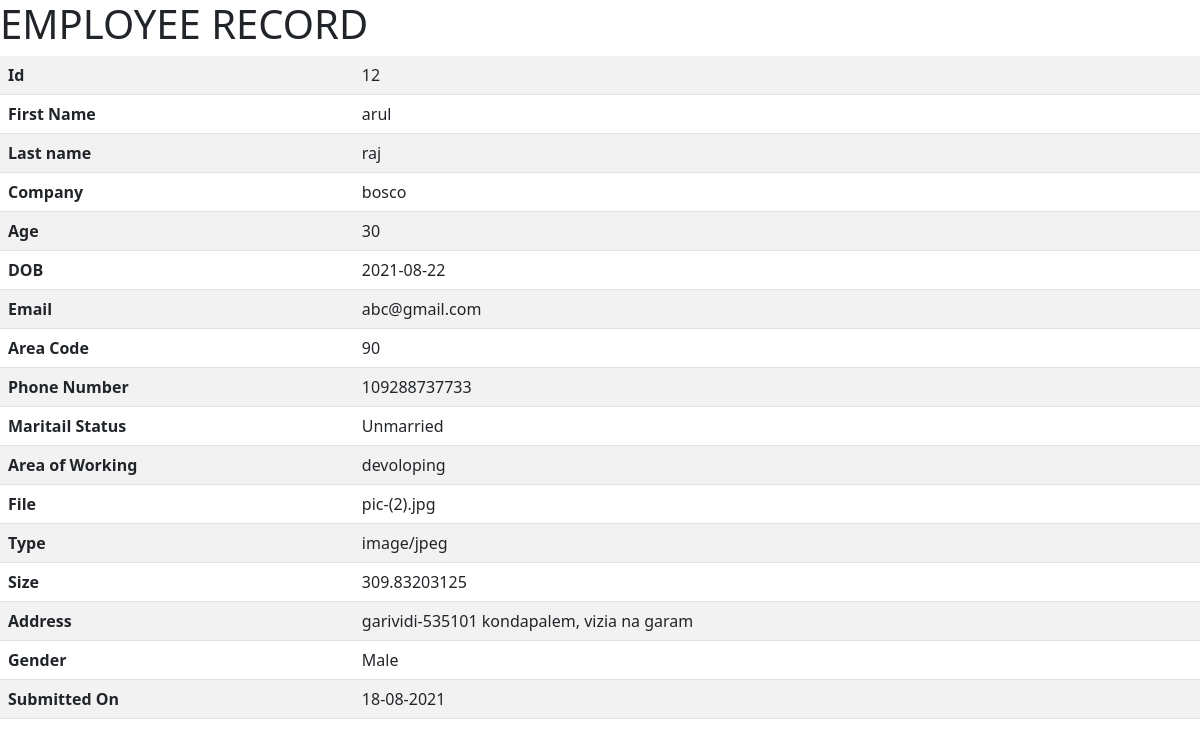
The app's page /viewemployee.php?id=12 with its own data.
### tables this page shows
CREATE TABLE `employees` (
  `id` int(25) NOT NULL,
  `first_name` varchar(100) NOT NULL,
  `last_name` varchar(100) NOT NULL,
  `company` varchar(100) NOT NULL,
  `age` varchar(10) NOT NULL,
  `dob` varchar(25) NOT NULL,
  `email` varchar(100) NOT NULL,
  `area_code` varchar(10) NOT NULL,
  `phone` varchar(25) NOT NULL,
  `maritail_status` varchar(25) NOT NULL,
  `areaof_working` varchar(100) NOT NULL,
  `file` varchar(100) NOT NULL,
  `type` varchar(100) NOT NULL,
  `size` varchar(100) NOT NULL,
  `address` varchar(100) NOT NULL,
  `gender` varchar(100) NOT NULL,
  `created_on` timestamp NULL DEFAULT current_timestamp()
);

### viewemployee.php (the view, shortened to what this page needs)
<?php
include ('dbconnection.php');
$id=$_GET['id'];
$ret = mysqli_query($con,"select * from employees where id= $id ");
$count = mysqli_num_rows($ret);
if($count > 0){
while ($row=mysqli_fetch_array($ret)) {
?>
<html>
<head>
<link href="https://cdn.jsdelivr.net/npm/bootstrap@5.1.0/dist/css/bootstrap.min.css" rel="stylesheet">
</head>
<body>
    <h1>EMPLOYEE RECORD</h1>
<table class="table table-striped" width="50%" height="50%">
            <tr>
            <th>Id</th>
            <td><?php echo $row['id']; ?></td>
            </tr>
            <tr>
            <th>First Name</th>
            <td><?php echo $row['first_name']; ?></td>
            </tr>
            <tr>
            <th>Last name</th>
            <td><?php echo $row['last_name']; ?></td>
            </tr>
            <tr>
            <th>Company</th>
            <td><?php echo $row['company']; ?></td>
            </tr>
            <tr>
            <th>Age</th>
            <td><?php echo $row['age']; ?></td>
            </tr>
            <tr>
            <th>DOB</th>
            <td><?php echo $row['dob']; ?></td>
            </tr>
            <tr>
            <th>Email</th>
            <td><?php echo $row['email']; ?></td>
            </tr>
            <tr>
            <th>Area Code</th>
            <td><?php echo $row['area_code']; ?></td>
            </tr>
            <tr>
            <th>Phone Number</th>
            <td><?php echo $row['phone']; ?></td>
            </tr>
            <tr>
            <th>Maritail Status</th>
            <td><?php echo $row['maritail_status']; ?></td>
            </tr>
            <tr>
            <th>Area of Working</th>
            <td><?php echo $row['areaof_working']; ?></td>
            </tr>
            <tr>
            <th>File</th>
            <td><?php echo $row['file']; ?></td>
            </tr>
            <tr>
            <th>Type</th>
            <td><?php echo $row['type']; ?></td>
            </tr>
            <tr>
            <th>Size</th>
            <td><?php echo $row['size']; ?></td>
            </tr>
            <tr>
            <th>Address</th>
            <td><?php echo $row['address']; ?></td>
            </tr>
            <tr>
            <th>Gender</th>
            <td><?php echo $row['gender']; ?></td>
            </tr>
           <tr>
            <th>Submitted On</th>
            <td><?php
            if (!empty($row['created_on'])) {
            $date = strtotime($row['created_on']);
            echo date('d-m-Y', $date);
            }
            ?>  </td>
            </tr>
<?php } ?>
<?php } else{
    echo 'No Records are available in that table.';
} ?>
</table>
</body>
</html>

### records on screen
employees: id "12", first_name "arul", last_name "raj", company "bosco", age "30", dob "2021-08-22", email "abc@gmail.com", area_code "90", phone "109288737733", maritail_status "Unmarried", areaof_working "devoloping", file "pic-(2).jpg", type "image/jpeg", size "309.83203125", address "garividi-535101 kondapalem, vizia na garam", gender "Male", created_on "18-08-2021"
